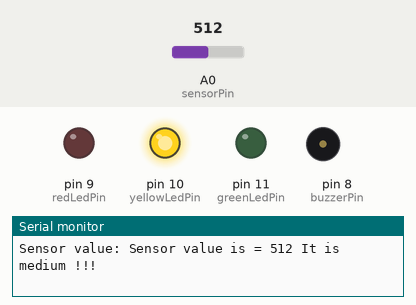
The sketch below on a simulated Arduino Uno, built with avr-gcc and run on an emulated ATmega328P. Parts: output pins drawn as LEDs (lit = HIGH), buzzer (waves = sounding, pin HIGH), the last lines printed to the serial monitor. The test bench sets the inputs (shaded band); at power-on: A0 (sensorPin) = 512.

Above: at 1.2 s.
1.3 s: A0 (sensorPin) set to 585
2.8 s: A0 (sensorPin) set to 613
At 4.0 s:
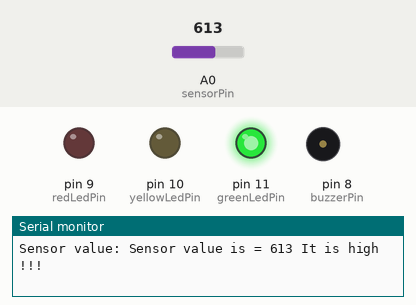
4.3 s: A0 (sensorPin) set to 390
At 5.5 s:
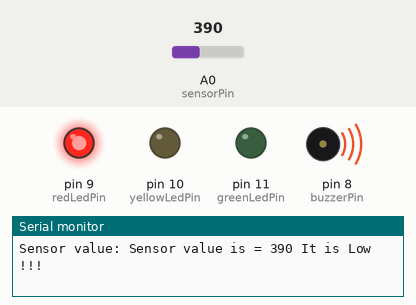
Timing chart, 0 to 7.3 s (numbered marks = the images above; inputs shaded):
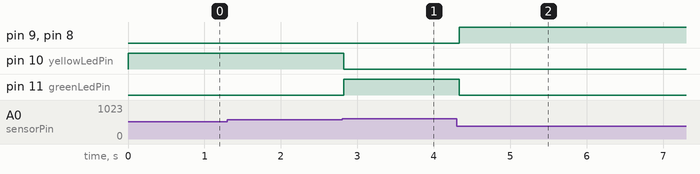

The sketch:

water_lvl_sensor.ino
```cpp
//Water lvl v1

// const int sensorPin = A0; // Analog input pin for water level sensor
// const int ledPin = 13; // Digital output pin for LED
// const int buzzerPin = 11; // Digital output pin for buzzer

// void setup() {
//   pinMode(ledPin, OUTPUT);
//   pinMode(buzzerPin, OUTPUT);
//   Serial.begin(9600); // Initialize serial communication for debugging
// }

// void loop() {
//   int sensorValue = analogRead(sensorPin); // Read the water level sensor
//   Serial.print("Sensor value: ");
//   Serial.println(sensorValue); // Output sensor value to serial monitor for debugging

//   if (sensorValue > 500) { // Water is detected
//     digitalWrite(ledPin, HIGH); // Turn on LED
//     digitalWrite(buzzerPin, HIGH); // Turn on buzzer
//     delay(1000); // Wait for 1 second
//     digitalWrite(ledPin, LOW); // Turn off LED
//     digitalWrite(buzzerPin, LOW); // Turn off buzzer
//   }
//   delay(100); // Wait for 0.1 second before checking the sensor again
// }

//Water lvl v2
// const int sensorPin = A0; // Analog input pin for water level sensor
// const int ledPin = 12; // Digital output pin for LED
// const int buzzerPin = 11; // Digital output pin for buzzer
// int prevSensorValue = 0; // Variable to store the previous sensor value

// void setup() {
//   pinMode(ledPin, OUTPUT);
//   pinMode(buzzerPin, OUTPUT);
//   Serial.begin(9600); // Initialize serial communication for debugging
// }

// void loop() {
//   int sensorValue = analogRead(sensorPin); // Read the water level sensor
//   Serial.print("Sensor value: ");
//   Serial.println(sensorValue); // Output sensor value to serial monitor for debugging

//   if (sensorValue > prevSensorValue) { // Water level is rising
//     digitalWrite(ledPin, HIGH); // Turn on LED
//     digitalWrite(buzzerPin, HIGH); // Turn on buzzer
//   } else { // Water level is not rising
//     digitalWrite(ledPin, LOW); // Turn off LED
//     digitalWrite(buzzerPin, LOW); // Turn off buzzer
//   }
//   prevSensorValue = sensorValue; // Store the current sensor value as the previous value for the next loop

//   delay(100); // Wait for 0.1 second before checking the sensor again
// }

//Water lvl v3
const int sensorPin = A0; // Analog input pin for water level sensor
const int greenLedPin = 11; // Digital output pin for green LED
const int yellowLedPin = 10; // Digital output pin for yellow LED
const int redLedPin = 9; // Digital output pin for red LED
const int buzzerPin = 8; // Digital output pin for buzzer

void setup() {
  pinMode(greenLedPin, OUTPUT);
  pinMode(yellowLedPin, OUTPUT);
  pinMode(redLedPin, OUTPUT);
  pinMode(buzzerPin, OUTPUT);
  Serial.begin(9600); // Initialize serial communication for debugging
}

void loop() {
  int sensorValue = analogRead(sensorPin); // Read the water level sensor
  Serial.print("Sensor value: ");
  //Serial.println(sensorValue); // Output sensor value to serial monitor for debugging

  if (sensorValue >= 600) { // Water level is high
    digitalWrite(greenLedPin, HIGH); // Turn on green LED
    digitalWrite(yellowLedPin, LOW); // Turn off yellow LED
    digitalWrite(redLedPin, LOW); // Turn off red LED
    digitalWrite(buzzerPin, LOW); // Turn off buzzer
    Serial.println("Sensor value is = "+String(sensorValue)+" It is high !!!");
  } else if (sensorValue > 400 && sensorValue < 600) { // Water level is medium
    digitalWrite(greenLedPin, LOW); // Turn off green LED
    digitalWrite(yellowLedPin, HIGH); // Turn on yellow LED
    digitalWrite(redLedPin, LOW); // Turn off red LED
    digitalWrite(buzzerPin, LOW); // Turn off buzzer
    Serial.println("Sensor value is = "+String(sensorValue)+" It is medium !!!");
  } else { // Water level is low
    digitalWrite(greenLedPin, LOW); // Turn off green LED
    digitalWrite(yellowLedPin, LOW); // Turn off yellow LED
    digitalWrite(redLedPin, HIGH); // Turn on red LED
    digitalWrite(buzzerPin, HIGH); // Turn on buzzer
    Serial.println("Sensor value is = "+String(sensorValue)+" It is Low !!!");
  }

  delay(100); // Wait for 0.1 second before checking the sensor again
}
```

Measured:
- the behaviour switches between 599 and 600 on A0 (sensorPin) (found by bisection; images 0 and 1)
- after the input at 2.8 s, pin 10 (yellowLedPin): HIGH → LOW at once; pin 11 (greenLedPin): LOW → HIGH at once
- after the input at 4.3 s, pin 9 (redLedPin), pin 8 (buzzerPin): LOW → HIGH at once; pin 11 (greenLedPin): HIGH → LOW at once
